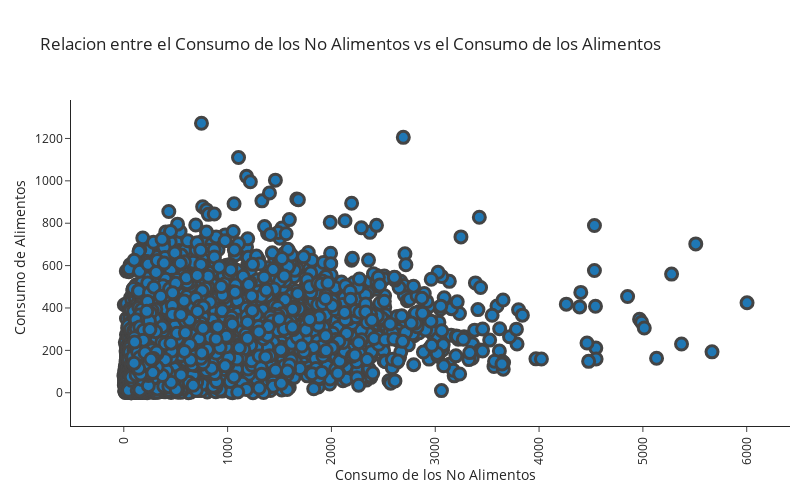

Notebook cell for this chart:
### Code cell
data = [go.Scatter(x = data_ecv["cn"],
                   y = data_ecv["ca"],
                   mode="markers",
                   marker=dict(size=12,
                               symbol="circle",
                               line={"width":3} # linea del marcador
                               ))]

layout = go.Layout(title = "Relacion entre el Consumo de los No Alimentos vs el Consumo de los Alimentos",
                   xaxis = {"title":"Consumo de los No Alimentos"},
                   yaxis = {"title":"Consumo de Alimentos"})

scatter_plot = go.Figure(data=data, layout=layout)
scatter_plot.update_layout(width=800,height=500, template='simple_white', margin=dict(l=10, r=10, b=10, pad=10))
scatter_plot.update_xaxes(tickangle=270)
# pyo.plot(fig, filename="Ejemplo de Scatter Plot") # Esta linea basicamente me genera un *.html que muestra que contiene el grafico de dispersion

### Figure 1 — Plotly figure (JSON) as saved in the notebook; plotly's stock layout.template omitted (floating-point values rounded to 4 significant figures; data arrays with more than 128 entries replaced by an {"elided": "..."} marker saying what was removed)
{"data": [{"marker": {"line": {"width": 3}, "size": 12, "symbol": "circle"}, "mode": "markers", "type": "scatter", "x": {"elided": "28970 float values"}, "y": {"elided": "28970 float values"}}], "layout": {"height": 500, "margin": {"b": 10, "l": 10, "pad": 10, "r": 10}, "title": {"text": "Relacion entre el Consumo de los No Alimentos vs el Consumo de los Alimentos"}, "width": 800, "xaxis": {"autorange": true, "range": [-412.9, 6418.0], "tickangle": -90, "title": {"text": "Consumo de los No Alimentos"}, "type": "linear"}, "yaxis": {"autorange": true, "range": [-110.6, 1382.0], "title": {"text": "Consumo de Alimentos"}, "type": "linear"}}}
